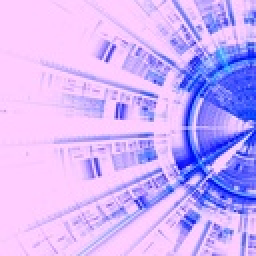
%> input picture MATLAB/picture/rgb.jpeg, 128 x 128 px, shrunk from 800 x 800 before the run, given in place of rgb.jpg, which was not available (shown 2 times larger)
$ octave arnold.m   (GNU Octave 9; MATLAB toolbox functions it lacks are replaced by stand-ins)
%> lines starting %> are read from the running program, lines starting %| are printed output that depends on the picture; pictures that were not available may be replaced by others from this repository, and a replacement may not be noted
img1=imread('rgb.jpg');
%> img1 is the input picture: size 128x128x3 uint8; mean R, G, B 206.9, 176.7, 250.3
img = rgb2gray(img1);
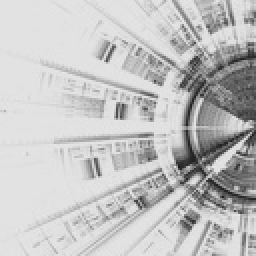
%> img: size 128x128 uint8 (shown 2 times larger); min 26, max 232, mean 194.1
[h w]=size(img);
%> h = 128; w = 128

%置乱与复原的共同参数
n=14;
a=16;b=16;
N=h;
%> N = 128

%置乱
imgn=zeros(h,w);
for i=1:n
    for y=1:h
        for x=1:w
            xx1=mod((x-1)+b*(y-1),N)+1;
            yy1=mod(a*(x-1)+(a*b+1)*(y-1),N)+1;
            xx = mod((xx1-1)+b*(yy1-1),N)+1;
            yy = mod(a*(xx1-1)+(a*b+1)*(yy1-1),N)+1;
            imgn(yy,xx)=img(y,x);
        end
    end
    img=imgn;
end
%> this loop made 14 passes
%> pass 1, `img=imgn;`:
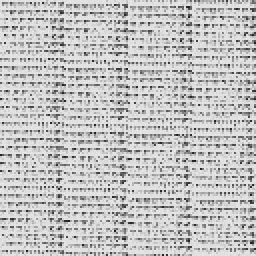
%> img: size 128x128 double (shown 2 times larger); min 26, max 232, mean 194.1; mean of the top-left, top-right, bottom-left and bottom-right quarters 193.8, 194.3, 193.9, 194.6
%> pass 2, `img=imgn;`:
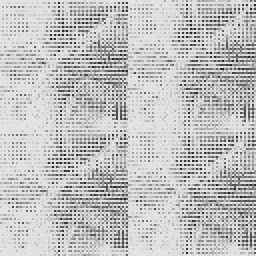
%> img: size 128x128 double (shown 2 times larger); min 26, max 232, mean 194.1; mean of the top-left, top-right, bottom-left and bottom-right quarters 194.2, 194.3, 194.2, 194
%> pass 3, `img=imgn;`:
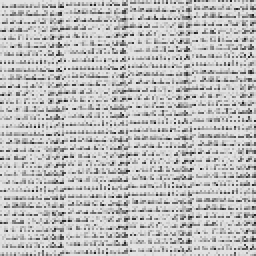
%> img: size 128x128 double (shown 2 times larger); min 26, max 232, mean 194.1; mean of the top-left, top-right, bottom-left and bottom-right quarters 194.3, 194, 194, 194.2
figure;
imshow(imgn,[]);
title('置乱图像');

%复原
img=imgn;
for i=1:n
    for y=1:h
        for x=1:w
            xx1=mod((a*b+1)*(x-1)-b*(y-1),N)+1;
            yy1=mod(-a*(x-1)+(y-1),N)+1 ;
            xx = mod((a*b+1)*(xx1-1)-b*(yy1-1),N)+1;
            yy = mod(-a*(xx1-1)+(yy1-1),N)+1 ;
            imgn(yy,xx)=img(y,x);
        end
    end
    img=imgn;
end
figure
imshow(imgn,[]);
title('还原图像');
fid = fopen('C:/Users/yufeng/Desktop/watermask.coe', 'w');
fprintf(fid,'%d,\n',imgn);  %向.coe文件中写入数据
fclose(fid);  %关闭.coe文件
